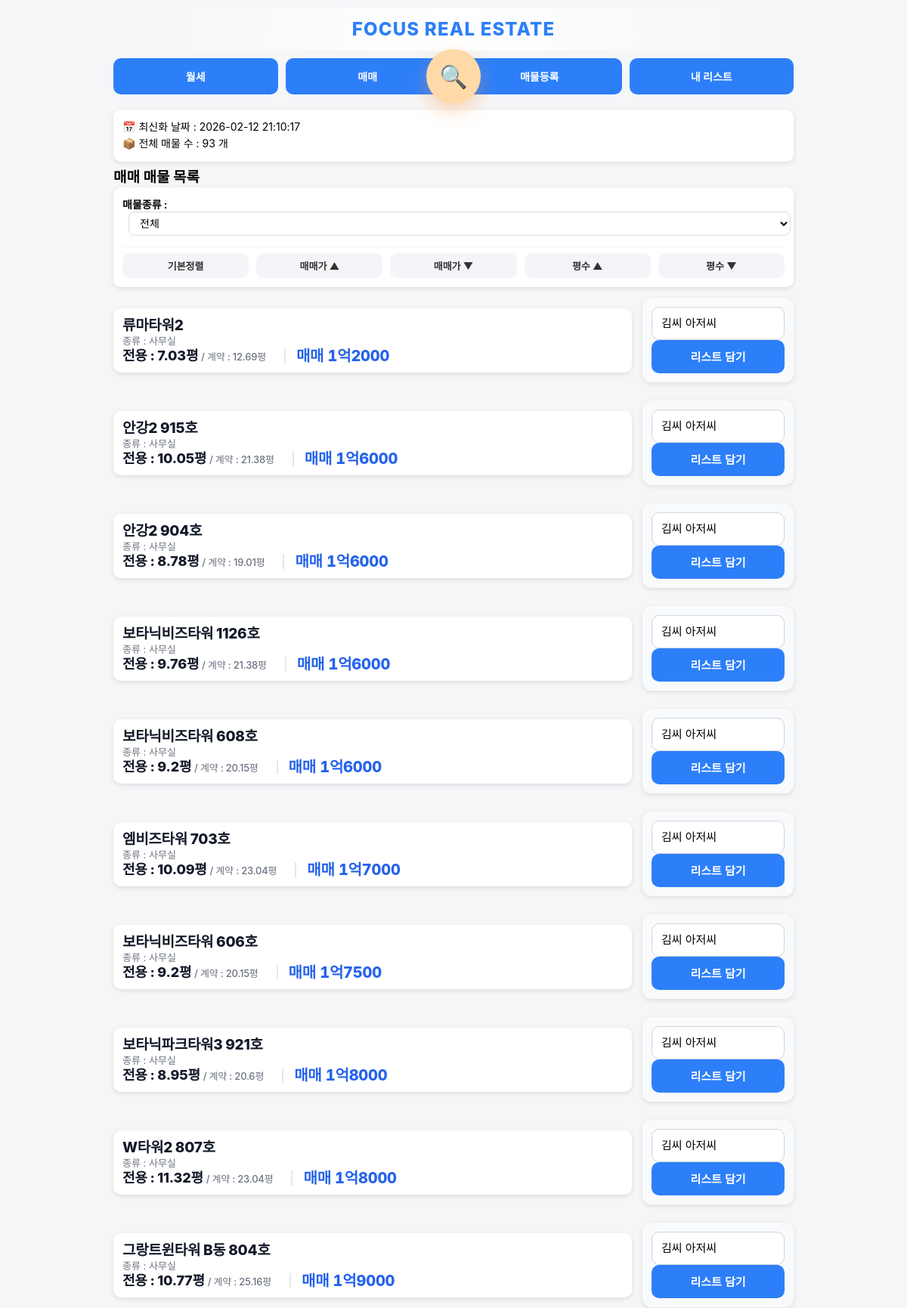
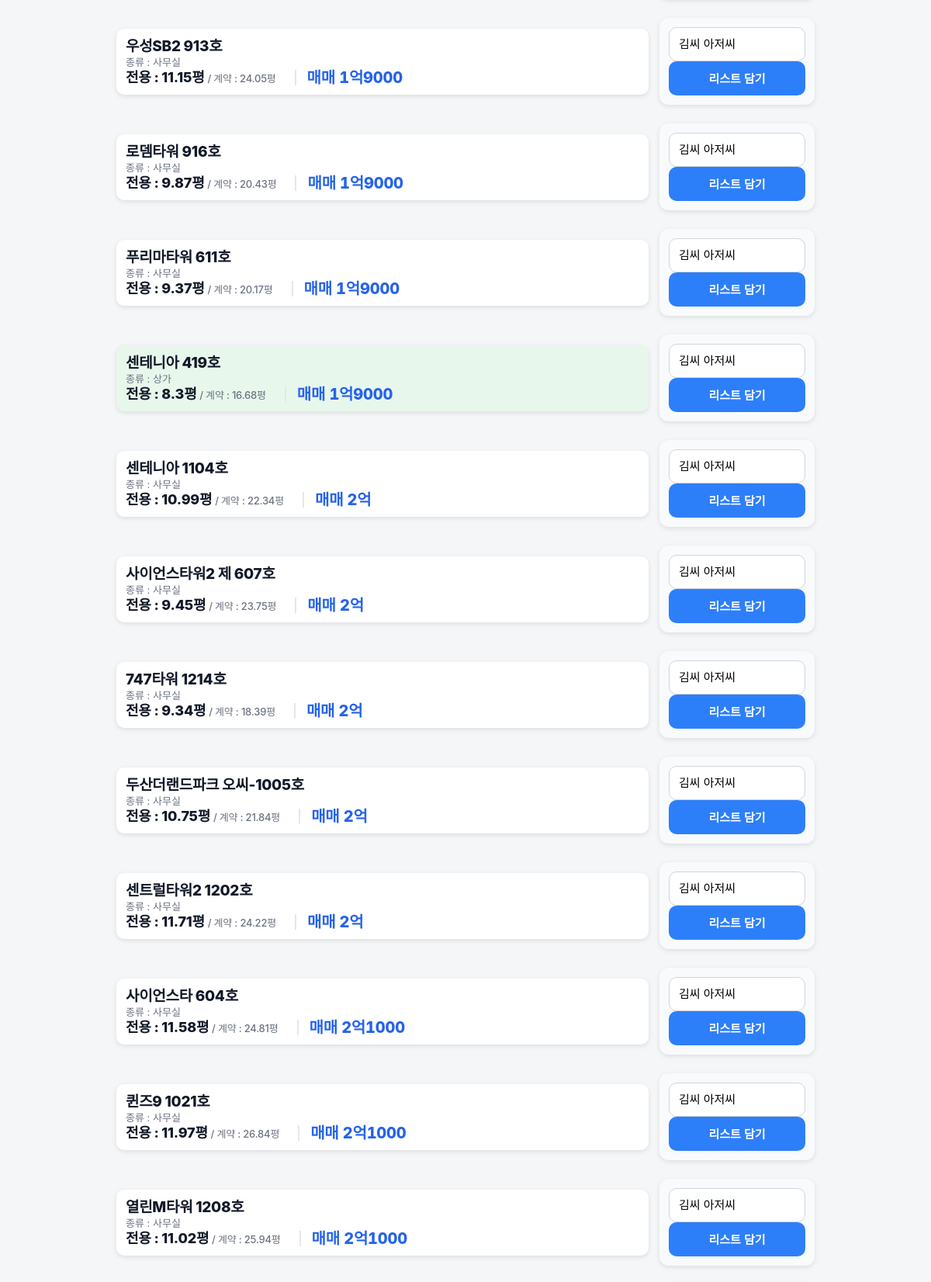
The app's page /?mode=sale (signed in, upper part) with its own data (2 pictures, top to bottom).
### app.py (models this page shows)
class UploadLog(db.Model):
    id = db.Column(db.Integer, primary_key=True)
    upload_time = db.Column(db.String(50))

class Property(db.Model):
    status = db.Column(db.String(20), default='available')
    property_type = db.Column(db.String(50))
    id = db.Column(db.Integer, primary_key=True)
    building_name = db.Column(db.String(200))
    exclusive_area = db.Column(db.Float)
    contract_area = db.Column(db.Float)
    deposit = db.Column(db.Integer)
    rent = db.Column(db.Integer)
    sale_price = db.Column(db.Integer)
    category = db.Column(db.String(20))
    status = db.Column(db.String(20), default='available')

### app.py (the view)
@app.route("/")
@login_required
def index():
    print("현재 로그인 상태:", current_user.is_authenticated)
    mode = request.args.get("mode", "rent")
    sort = request.args.get("sort", "")
    property_type = request.args.get("property_type", "")
    query = Property.query
    if property_type:
        query = query.filter(Property.property_type == property_type)
    if mode == "sale":
        query = query.filter_by(category="매매")
    else:
        query = query.filter_by(category="월세")
    if sort == "rent_asc":
        query = query.order_by(Property.rent.asc(), Property.deposit.asc())
    elif sort == "rent_desc":
        query = query.order_by(Property.rent.desc(), Property.deposit.desc())
    elif sort == "sale_asc":
        query = query.order_by(Property.sale_price.asc())
    elif sort == "sale_desc":
        query = query.order_by(Property.sale_price.desc())
    elif sort == "area_asc":
        query = query.order_by(Property.exclusive_area.asc())
    elif sort == "area_desc":
        query = query.order_by(Property.exclusive_area.desc())
    else:
        if mode == "rent":
            query = query.order_by(Property.rent.asc(), Property.deposit.asc())
        else:
            query = query.order_by(Property.sale_price.asc())
    properties = query.all()
    last_upload = UploadLog.query.order_by(UploadLog.id.desc()).first()
    upload_time = last_upload.upload_time if last_upload else "업로드 기록 없음"
    collections = Collection.query.all()
    existing_pairs = set(
        (item.property_id, item.collection_id)
        for item in CollectionItem.query.all()
    )
    thumb_map = {}
    for img in PropertyImage.query.order_by(PropertyImage.id.desc()).all():
        if img.property_id not in thumb_map:
            thumb_map[img.property_id] = []
        if len(thumb_map[img.property_id]) < 2:
            thumb_map[img.property_id].append(img.file_path)
    return render_template(
        "index.html",
        properties=properties,
        mode=mode,
        format_sale_price_korean=format_sale_price_korean,
        upload_time=upload_time,
        property_type=property_type,
        collections=collections,
        existing_pairs=existing_pairs,
        thumb_map=thumb_map
    )

### app.py (called while the page is built)
@login_manager.user_loader
def load_user(user_id):
    return User.query.get(int(user_id))

def format_sale_price_korean(price):
    try:
        price = int(price)
        if price >= 10000:
            eok = price // 10000
            rest = price % 10000
            if rest == 0:
                return f"{eok}억"
            else:
                return f"{eok}억{rest}"
        else:
            return f"{price}"
    except:
        return price

### templates/index.html (shortened to what this page needs)
{% extends "base.html" %}
{% block content %}
<div class="card info-box">
    <div>📅 최신화 날짜 : {{ upload_time }}</div>
    <div>📦 전체 매물 수 : {{ properties|length }} 개</div>
</div>
{% if mode == "sale" %}
<h2>매매 매물 목록</h2>
{% else %}
<h2>월세 매물 목록</h2>
{% endif %}
<div class="card">
<form method="get">
    <div class="filter-row">
        <strong>매물종류 :</strong>
        <select name="property_type" onchange="this.form.submit()">
            <option value="" {% if not property_type %}selected{% endif %}>전체</option>
        </select>
    </div>
</form>
<div class="sort-buttons">
    <a href="/?mode={{ mode }}&property_type={{ property_type }}">기본정렬</a>
    {% if mode == "sale" %}
        <a href="/?mode=sale&sort=sale_asc&property_type={{ property_type }}">매매가 ▲</a>
        <a href="/?mode=sale&sort=sale_desc&property_type={{ property_type }}">매매가 ▼</a>
    {% else %}
        <a href="/?mode=rent&sort=rent_asc&property_type={{ property_type }}">월세 ▲</a>
        <a href="/?mode=rent&sort=rent_desc&property_type={{ property_type }}">월세 ▼</a>
    {% endif %}
    <a href="/?mode={{ mode }}&sort=area_asc&property_type={{ property_type }}">평수 ▲</a>
    <a href="/?mode={{ mode }}&sort=area_desc&property_type={{ property_type }}">평수 ▼</a>
</div>
</div>
{% for p in properties %}
<div class="detail-row">
    <div class="card property-card {{ p.property_type }}" onclick="location.href='/property/{{ p.id }}'">
        <div class="card-left">
            <div class="title">{{ p.building_name }}</div>
            <div class="detail">
                종류 : {{ p.property_type }}
            </div>
            <div class="detail-line">
    <div class="area-text">
    <span class="area-main">전용 : {{ p.exclusive_area }}평</span>
    <span class="area-sub"> / 계약 : {{ p.contract_area }}평</span>
</div>
    <span class="price-inline">
    {% if p.category == "매매" %}
        매매 {{ format_sale_price_korean(p.sale_price) }}
    {% else %}
        임대 {{ p.deposit }}/{{ p.rent }}
    {% endif %}
    </span>
</div>
        </div>
    </div>
    <form method="POST" action="/add_to_collection" class="ajax-form card action-card">
    <select name="collection_id" class="collection-select">
        {% for c in collections %}
            <option value="{{ c.id }}"
    {% if existing_pairs and (p.id, c.id) in existing_pairs %}data-added="true"{% endif %}>
    {{ c.title }}
</option>
        {% endfor %}
    </select>
    <button type="submit" class="add-btn">
</button>
</form>
</div>
{% endfor %}
{% endblock %}

### templates/base.html (style rules this page uses)
body { font-size: 14px; }
.card-left { flex: 1; }
@media (min-width: 801px) { .sort-buttons { display: flex !important; flex-direction: row !important; gap: 10px !important; } }
@media (min-width: 801px) { .sort-buttons a { flex: 1 !important; } }
body { font-family: "Pretendard", -apple-system, BlinkMacSystemFont, "Segoe UI", Roboto, sans-serif; margin: 0; padding: 0; background: #f5f6f8; }
h2 { font-size:19px; margin:0 0 2px 0; line-height:1.15; }
.card { background: white; padding: 12px; border-radius: 10px; margin-bottom: 10px; box-shadow: 0 2px 6px rgba(0,0,0,0.1); }
.info-box { font-size: 14px; line-height: 1.6; }
select { padding: 10px; width: 100%; border-radius: 8px; border: 1px solid #ccc; font-size: 14px; }
.sort-buttons { display: grid; grid-template-columns: repeat(2, 1fr); gap: 6px; }
.sort-buttons a { background: #eef2f7; padding: 10px; text-align: center; border-radius: 8px; text-decoration: none; font-size: 13px; color: #333; font-weight: bold; }
.property-card .title { font-weight: bold; font-size: 15px; margin-bottom: 2px; line-height: 1.15; }
.property-card .detail { font-size: 13px; margin-bottom: 1px; color: #444; line-height: 1.15; }
.property-card { flex:1; display:flex; transition: transform 0.18s ease, box-shadow 0.18s ease; cursor: pointer; }
.property-card .card-left { display:flex; flex-direction:column; justify-content:center; }
.action-card { transition: transform 0.18s ease, box-shadow 0.18s ease, background 0.15s ease; }
.property-card { background: #ffffff; }
.property-card.상가 { background: #e8f7ec; }
.detail-line { display:flex; align-items:center; gap:10px; flex-wrap:nowrap; }
.area-text { font-size:18px; font-weight:800; color:#111827; line-height:1.05; letter-spacing:-0.2px; }
.detail-row { display:flex; gap:14px; align-items:center; margin-top:14px; }
.detail-row > .card { display:flex; }
.action-card { min-width:176px; width:176px; display:flex; flex-direction:column; justify-content:center; padding:12px; background:#f8fafc; border-radius:12px; }
.action-card select { width:100%; height:44px; padding:0 12px; border-radius:10px; border:1px solid #d0d5dd; font-size:15px; background:#fff; box-sizing:border-box; appearance:none; }
.action-card button { width:100%; height:44px; border:none; border-radius:10px; background:#2d7ff9; color:white; font-weight:700; font-size:15px; cursor:pointer; display:flex; align-items:center; justify-content:center; }
.detail-row { align-items:stretch; }
.property-card { height:100%; display:flex; }
.property-card .card-left { display:flex; flex-direction:column; justify-content:flex-start; }
.property-card .title { font-weight:800; font-size:19px; letter-spacing:-0.3px; color:#111827; }
.price-inline { font-weight:800; font-size:20px; letter-spacing:-0.2px; color:#2563eb; line-height:1; }
.price-inline { padding-left:14px; margin-left:14px; border-left:2px solid #e5e7eb; }
.price-inline, .property-card .price { font-variant-numeric: tabular-nums; }
.property-card .detail { font-size:13px; color:#6b7280; margin:1px 0; line-height:1.2; }
.property-card .detail-line { font-weight:500; }
.price-inline::before { opacity:0.7; }
.property-card { line-height:1.25; }
.area-main { font-weight:800; font-size:18px; color:#111827; }
.area-sub { font-weight:500; font-size:13px; color:#6b7280; }

### templates/index.html (style rules this page uses)
.filter-row { margin-bottom:12px; font-size:14px; }
.filter-row select { margin-left:8px; padding:6px 10px; border-radius:8px; border:1px solid #d9dee7; background:#fff; font-size:14px; transition:0.15s; }
.sort-buttons { margin-top:14px; padding-top:8px; border-top:1px solid #eef1f5; display:flex; flex-wrap:wrap; gap:8px; }
.sort-buttons a { text-decoration:none; color:#333; background:#f3f5f9; padding:7px 12px; border-radius:10px; font-size:13px; font-weight:600; transition:0.15s; }
.property-card { margin-top:14px; }

### records on screen
UploadLog: upload_time "2026-02-12 21:10:17"
Property: building_name "류마타워2", property_type "사무실", exclusive_area "7.03", contract_area "12.69", sale_price "1억2000"
Property: building_name "안강2 915호", property_type "사무실", exclusive_area "10.05", contract_area "21.38", sale_price "1억6000"
Property: building_name "안강2 904호", property_type "사무실", exclusive_area "8.78", contract_area "19.01", sale_price "1억6000"
Property: building_name "보타닉비즈타워 1126호", property_type "사무실", exclusive_area "9.76", contract_area "21.38", sale_price "1억6000"
Property: building_name "보타닉비즈타워 608호", property_type "사무실", exclusive_area "9.2", contract_area "20.15", sale_price "1억6000"
Property: building_name "엠비즈타워 703호", property_type "사무실", exclusive_area "10.09", contract_area "23.04", sale_price "1억7000"
Property: building_name "보타닉비즈타워 606호", property_type "사무실", exclusive_area "9.2", contract_area "20.15", sale_price "1억7500"
Property: building_name "보타닉파크타워3 921호", property_type "사무실", exclusive_area "8.95", contract_area "20.6", sale_price "1억8000"
Property: building_name "W타워2 807호", property_type "사무실", exclusive_area "11.32", contract_area "23.04", sale_price "1억8000"
Property: building_name "그랑트윈타워 B동 804호", property_type "사무실", exclusive_area "10.77", contract_area "25.16", sale_price "1억9000"
Property: building_name "우성SB2 913호", property_type "사무실", exclusive_area "11.15", contract_area "24.05", sale_price "1억9000"
Property: building_name "로뎀타워 916호", property_type "사무실", exclusive_area "9.87", contract_area "20.43", sale_price "1억9000"
Property: building_name "푸리마타워 611호", property_type "사무실", exclusive_area "9.37", contract_area "20.17", sale_price "1억9000"
Property: building_name "센테니아 419호", property_type "상가", exclusive_area "8.3", contract_area "16.68", sale_price "1억9000"
Property: building_name "센테니아 1104호", property_type "사무실", exclusive_area "10.99", contract_area "22.34", sale_price "2억"
Property: building_name "사이언스타워2 제 607호", property_type "사무실", exclusive_area "9.45", contract_area "23.75", sale_price "2억"
Property: building_name "747타워 1214호", property_type "사무실", exclusive_area "9.34", contract_area "18.39", sale_price "2억"
Property: building_name "두산더랜드파크 오씨-1005호", property_type "사무실", exclusive_area "10.75", contract_area "21.84", sale_price "2억"
Property: building_name "센트럴타워2 1202호", property_type "사무실", exclusive_area "11.71", contract_area "24.22", sale_price "2억"
Property: building_name "사이언스타 604호", property_type "사무실", exclusive_area "11.58", contract_area "24.81", sale_price "2억1000"
Property: building_name "퀸즈9 1021호", property_type "사무실", exclusive_area "11.97", contract_area "26.84", sale_price "2억1000"
Property: building_name "열린M타워 1208호", property_type "사무실", exclusive_area "11.02", contract_area "25.94", sale_price "2억1000"

### other values on screen
{{ properties|length }} "93"
form field collection_id "김씨 아저씨"
